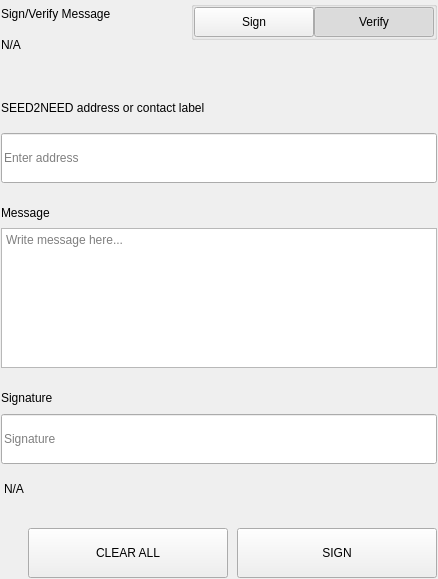
<?xml version="1.0" encoding="UTF-8"?>
<ui version="4.0">
 <class>SettingsSignMessageWidgets</class>
 <widget class="QWidget" name="SettingsSignMessageWidgets">
  <property name="geometry">
   <rect>
    <x>0</x>
    <y>0</y>
    <width>438</width>
    <height>579</height>
   </rect>
  </property>
  <property name="windowTitle">
   <string>Form</string>
  </property>
  <layout class="QVBoxLayout" name="verticalLayout">
   <property name="spacing">
    <number>0</number>
   </property>
   <property name="leftMargin">
    <number>0</number>
   </property>
   <property name="topMargin">
    <number>0</number>
   </property>
   <property name="rightMargin">
    <number>0</number>
   </property>
   <property name="bottomMargin">
    <number>0</number>
   </property>
   <item>
    <widget class="QWidget" name="left" native="true">
     <layout class="QVBoxLayout" name="verticalLayout_3">
      <property name="leftMargin">
       <number>0</number>
      </property>
      <property name="topMargin">
       <number>0</number>
      </property>
      <property name="rightMargin">
       <number>0</number>
      </property>
      <property name="bottomMargin">
       <number>0</number>
      </property>
      <item>
       <widget class="QWidget" name="container_sign" native="true">
        <layout class="QVBoxLayout" name="verticalLayout_2">
         <property name="spacing">
          <number>0</number>
         </property>
         <property name="leftMargin">
          <number>1</number>
         </property>
         <property name="topMargin">
          <number>1</number>
         </property>
         <property name="rightMargin">
          <number>1</number>
         </property>
         <property name="bottomMargin">
          <number>1</number>
         </property>
         <item>
          <layout class="QHBoxLayout" name="horizontalLayout_3" stretch="3,1">
           <property name="spacing">
            <number>40</number>
           </property>
           <item>
            <layout class="QVBoxLayout" name="verticalLayoutTitle">
             <property name="spacing">
              <number>5</number>
             </property>
             <item>
              <widget class="QLabel" name="labelTitle">
               <property name="text">
                <string>Sign/Verify Message</string>
               </property>
              </widget>
             </item>
             <item>
              <widget class="QLabel" name="labelSubtitle1">
               <property name="text">
                <string notr="true">N/A</string>
               </property>
               <property name="wordWrap">
                <bool>true</bool>
               </property>
              </widget>
             </item>
            </layout>
           </item>
           <item alignment="Qt::AlignRight|Qt::AlignTop">
            <widget class="QWidget" name="containerSwitch" native="true">
             <property name="styleSheet">
              <string notr="true">#containerSwitch{
	padding-top:9px;
}</string>
             </property>
             <layout class="QVBoxLayout" name="verticalLayout_6">
              <property name="spacing">
               <number>4</number>
              </property>
              <property name="leftMargin">
               <number>0</number>
              </property>
              <property name="topMargin">
               <number>0</number>
              </property>
              <property name="rightMargin">
               <number>0</number>
              </property>
              <property name="bottomMargin">
               <number>0</number>
              </property>
              <item alignment="Qt::AlignRight">
               <widget class="QGroupBox" name="groupBox">
                <property name="sizePolicy">
                 <sizepolicy hsizetype="Fixed" vsizetype="Preferred">
                  <horstretch>0</horstretch>
                  <verstretch>0</verstretch>
                 </sizepolicy>
                </property>
                <property name="title">
                 <string/>
                </property>
                <property name="alignment">
                 <set>Qt::AlignRight|Qt::AlignTop|Qt::AlignTrailing</set>
                </property>
                <layout class="QHBoxLayout" name="horizontalLayout_4">
                 <property name="spacing">
                  <number>0</number>
                 </property>
                 <property name="leftMargin">
                  <number>0</number>
                 </property>
                 <property name="topMargin">
                  <number>0</number>
                 </property>
                 <property name="rightMargin">
                  <number>0</number>
                 </property>
                 <property name="bottomMargin">
                  <number>0</number>
                 </property>
                 <item>
                  <widget class="QPushButton" name="pushSign">
                   <property name="minimumSize">
                    <size>
                     <width>120</width>
                     <height>30</height>
                    </size>
                   </property>
                   <property name="maximumSize">
                    <size>
                     <width>120</width>
                     <height>30</height>
                    </size>
                   </property>
                   <property name="focusPolicy">
                    <enum>Qt::NoFocus</enum>
                   </property>
                   <property name="text">
                    <string>Sign</string>
                   </property>
                   <property name="checkable">
                    <bool>true</bool>
                   </property>
                   <property name="autoExclusive">
                    <bool>true</bool>
                   </property>
                  </widget>
                 </item>
                 <item>
                  <widget class="QPushButton" name="pushVerify">
                   <property name="minimumSize">
                    <size>
                     <width>120</width>
                     <height>30</height>
                    </size>
                   </property>
                   <property name="maximumSize">
                    <size>
                     <width>120</width>
                     <height>30</height>
                    </size>
                   </property>
                   <property name="focusPolicy">
                    <enum>Qt::NoFocus</enum>
                   </property>
                   <property name="text">
                    <string>Verify</string>
                   </property>
                   <property name="checkable">
                    <bool>true</bool>
                   </property>
                   <property name="checked">
                    <bool>true</bool>
                   </property>
                   <property name="autoExclusive">
                    <bool>true</bool>
                   </property>
                  </widget>
                 </item>
                </layout>
               </widget>
              </item>
              <item alignment="Qt::AlignHCenter|Qt::AlignTop">
               <widget class="QLabel" name="labelSubtitleSwitch">
                <property name="text">
                 <string/>
                </property>
                <property name="alignment">
                 <set>Qt::AlignRight|Qt::AlignTrailing|Qt::AlignVCenter</set>
                </property>
               </widget>
              </item>
             </layout>
            </widget>
           </item>
          </layout>
         </item>
         <item>
          <spacer name="verticalSpacer_2">
           <property name="orientation">
            <enum>Qt::Vertical</enum>
           </property>
           <property name="sizeType">
            <enum>QSizePolicy::Fixed</enum>
           </property>
           <property name="sizeHint" stdset="0">
            <size>
             <width>20</width>
             <height>40</height>
            </size>
           </property>
          </spacer>
         </item>
         <item>
          <widget class="QWidget" name="containerAddress" native="true">
           <property name="sizePolicy">
            <sizepolicy hsizetype="Preferred" vsizetype="Fixed">
             <horstretch>0</horstretch>
             <verstretch>0</verstretch>
            </sizepolicy>
           </property>
           <layout class="QVBoxLayout" name="verticalLayout_5" stretch="0,0">
            <property name="spacing">
             <number>15</number>
            </property>
            <property name="leftMargin">
             <number>0</number>
            </property>
            <property name="topMargin">
             <number>0</number>
            </property>
            <property name="rightMargin">
             <number>0</number>
            </property>
            <property name="bottomMargin">
             <number>0</number>
            </property>
            <item>
             <widget class="QLabel" name="labelSubtitleAddress">
              <property name="minimumSize">
               <size>
                <width>0</width>
                <height>20</height>
               </size>
              </property>
              <property name="maximumSize">
               <size>
                <width>16777215</width>
                <height>20</height>
               </size>
              </property>
              <property name="text">
               <string>SEED2NEED address or contact label</string>
              </property>
             </widget>
            </item>
            <item>
             <widget class="QLineEdit" name="addressIn_SM">
              <property name="minimumSize">
               <size>
                <width>0</width>
                <height>50</height>
               </size>
              </property>
              <property name="maximumSize">
               <size>
                <width>16777215</width>
                <height>50</height>
               </size>
              </property>
              <property name="placeholderText">
               <string>Enter address</string>
              </property>
             </widget>
            </item>
           </layout>
          </widget>
         </item>
         <item>
          <spacer name="verticalSpacer_3">
           <property name="orientation">
            <enum>Qt::Vertical</enum>
           </property>
           <property name="sizeType">
            <enum>QSizePolicy::Fixed</enum>
           </property>
           <property name="sizeHint" stdset="0">
            <size>
             <width>20</width>
             <height>20</height>
            </size>
           </property>
          </spacer>
         </item>
         <item>
          <layout class="QVBoxLayout" name="verticalLayout_9">
           <property name="spacing">
            <number>5</number>
           </property>
           <item>
            <widget class="QLabel" name="labelSubtitleMessage">
             <property name="minimumSize">
              <size>
               <width>0</width>
               <height>20</height>
              </size>
             </property>
             <property name="maximumSize">
              <size>
               <width>16777215</width>
               <height>20</height>
              </size>
             </property>
             <property name="text">
              <string>Message</string>
             </property>
            </widget>
           </item>
           <item>
            <widget class="QPlainTextEdit" name="messageIn_SM">
             <property name="minimumSize">
              <size>
               <width>0</width>
               <height>140</height>
              </size>
             </property>
             <property name="maximumSize">
              <size>
               <width>16777215</width>
               <height>140</height>
              </size>
             </property>
             <property name="placeholderText">
              <string>Write message here...</string>
             </property>
            </widget>
           </item>
          </layout>
         </item>
         <item>
          <spacer name="verticalSpacer_4">
           <property name="orientation">
            <enum>Qt::Vertical</enum>
           </property>
           <property name="sizeType">
            <enum>QSizePolicy::Fixed</enum>
           </property>
           <property name="sizeHint" stdset="0">
            <size>
             <width>20</width>
             <height>20</height>
            </size>
           </property>
          </spacer>
         </item>
         <item>
          <widget class="QWidget" name="widget" native="true">
           <property name="minimumSize">
            <size>
             <width>0</width>
             <height>75</height>
            </size>
           </property>
           <property name="maximumSize">
            <size>
             <width>16777215</width>
             <height>16777215</height>
            </size>
           </property>
           <layout class="QVBoxLayout" name="verticalLayout_4">
            <property name="leftMargin">
             <number>0</number>
            </property>
            <property name="topMargin">
             <number>0</number>
            </property>
            <property name="rightMargin">
             <number>0</number>
            </property>
            <property name="bottomMargin">
             <number>0</number>
            </property>
            <item>
             <widget class="QLabel" name="labelSubtitleSignature">
              <property name="minimumSize">
               <size>
                <width>0</width>
                <height>20</height>
               </size>
              </property>
              <property name="maximumSize">
               <size>
                <width>16777215</width>
                <height>20</height>
               </size>
              </property>
              <property name="text">
               <string>Signature</string>
              </property>
             </widget>
            </item>
            <item>
             <widget class="QLineEdit" name="signatureOut_SM">
              <property name="minimumSize">
               <size>
                <width>0</width>
                <height>50</height>
               </size>
              </property>
              <property name="placeholderText">
               <string>Signature</string>
              </property>
             </widget>
            </item>
           </layout>
          </widget>
         </item>
         <item>
          <widget class="QLabel" name="statusLabel_SM">
           <property name="styleSheet">
            <string notr="true">padding-top:5px;</string>
           </property>
           <property name="text">
            <string notr="true">N/A</string>
           </property>
          </widget>
         </item>
         <item>
          <spacer name="verticalSpacer">
           <property name="orientation">
            <enum>Qt::Vertical</enum>
           </property>
           <property name="sizeType">
            <enum>QSizePolicy::Fixed</enum>
           </property>
           <property name="sizeHint" stdset="0">
            <size>
             <width>20</width>
             <height>20</height>
            </size>
           </property>
          </spacer>
         </item>
         <item>
          <layout class="QHBoxLayout" name="horizontalLayout_7">
           <property name="spacing">
            <number>9</number>
           </property>
           <item>
            <spacer name="horizontalSpacer_5">
             <property name="orientation">
              <enum>Qt::Horizontal</enum>
             </property>
             <property name="sizeType">
              <enum>QSizePolicy::Expanding</enum>
             </property>
             <property name="sizeHint" stdset="0">
              <size>
               <width>40</width>
               <height>20</height>
              </size>
             </property>
            </spacer>
           </item>
           <item>
            <widget class="QPushButton" name="pushButtonClear">
             <property name="minimumSize">
              <size>
               <width>200</width>
               <height>50</height>
              </size>
             </property>
             <property name="focusPolicy">
              <enum>Qt::NoFocus</enum>
             </property>
             <property name="text">
              <string>CLEAR ALL</string>
             </property>
            </widget>
           </item>
           <item>
            <widget class="QPushButton" name="pushButtonSave">
             <property name="minimumSize">
              <size>
               <width>200</width>
               <height>50</height>
              </size>
             </property>
             <property name="maximumSize">
              <size>
               <width>200</width>
               <height>50</height>
              </size>
             </property>
             <property name="focusPolicy">
              <enum>Qt::NoFocus</enum>
             </property>
             <property name="text">
              <string>SIGN</string>
             </property>
            </widget>
           </item>
          </layout>
         </item>
        </layout>
       </widget>
      </item>
     </layout>
    </widget>
   </item>
  </layout>
 </widget>
 <resources/>
 <connections/>
</ui>
